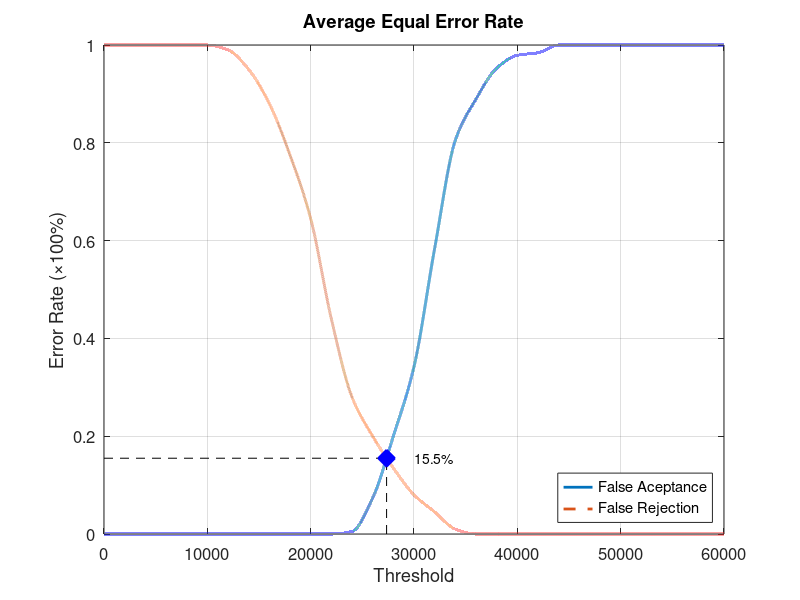
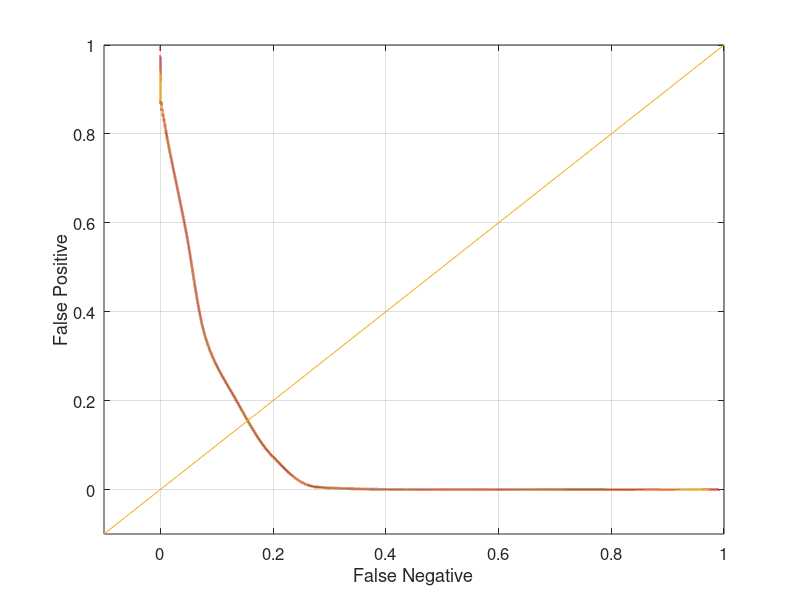

Source code (MATLAB) for these figures, in order:
function yEER = Database5_1
close all;
clear;
clc;
x = 0:2000:60000;
xq = 0:0.5:60000;

y0 = [0 0 0 0 0 0 0 0 0 0 0 0 0.00526316 0.0736842 0.2 0.342105 0.584211 0.805263 0.889474 0.952632 0.978947 0.984211 1 1 1 1 1 1 1 1 1];
yy0 = interp1(x, y0, xq, 'pchip');
y1 = [1 1 1 1 1 1 0.99 0.95 0.88 0.775 0.645 0.44 0.28 0.2 0.135 0.08 0.045 0.01 0 0 0 0 0 0 0 0 0 0 0 0 0];
yy1 = interp1(x, y1, xq, 'pchip');

% Calculating EER: 
y2 = abs(y0 - y1);
find(y2 == min(y2))
yy2 = abs(yy0 - yy1);
xEER = find(yy2 == min(yy2));
xEERIndex = xq(xEER) % X-axis EER
yEER = yy0(xEER) % Y-axis EER

main = figure
plot(xq, yy0,'-','LineWidth', 2);	hold on
plot(xq, yy1,'--','LineWidth', 2);	hold on
plot([xEERIndex xEERIndex], [0 yEER], 'k--');	hold on
plot([0 xEERIndex], [yEER yEER], 'k--');	hold on
plot(xEERIndex, yEER, 'bx', 'LineWidth', 10);	hold on
text(xEERIndex + 10 * xEERIndex / 100, yEER, [num2str(round((10000 * yEER)) / 100) '%'])
legend('False Aceptance', 'False Rejection', 'Location', 'SouthEast')
xlabel('Threshold')
ylabel('Error Rate (\times100%)')
title('Average Equal Error Rate')
set(gca, 'FontSize', 12)
axis([0 60000 0 1])
grid on

print(main, 'Database5_1Main', '-dpng');
FNRxFPR = figure('Color', [1 1 1]);
plot(yy1, yy0, '-', yy1, yy0, 'LineWidth', 2);
hold on
y = -0.1:0.1:1
plot(y, y); 
set(gca, 'FontSize', 12)
xlabel('False Negative')
ylabel('False Positive')
axis([-0.1 1 -0.1 1])
set(gca, 'FontSize', 12)
grid on

print(FNRxFPR, 'Database5_1FNRxFPR','-dpng');
end
